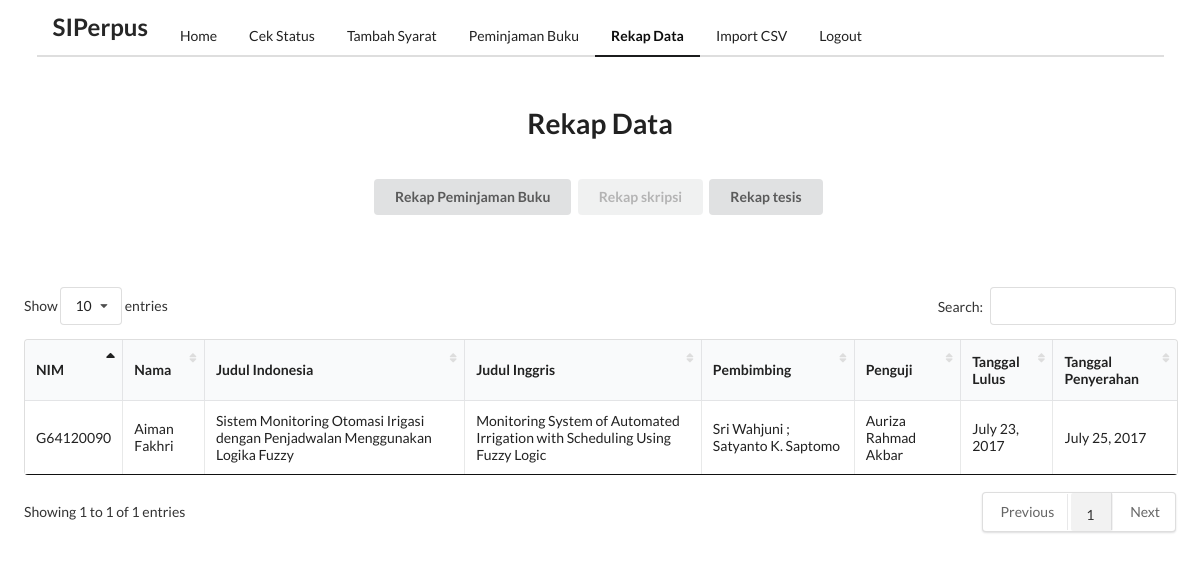
The app's page /rekap_data_skripsi/ with its own data.
### polls/models.py (models this page shows, shortened)
class Skripsi(models.Model):
	judul_IND = models.CharField(max_length=200)
	judul_ENG = models.CharField(max_length=200)
	nama_penulis = models.CharField(max_length=200)
	NIM = models.CharField(max_length=200)
	pembimbing = models.CharField(max_length=200)
	penguji = models.CharField(max_length=200)
	tanggal_lulus = models.DateTimeField(null=True, blank=True)
	tanggal_penyerahan = models.DateTimeField(null=True, blank=True)
	pub_date = models.DateTimeField(default=timezone.now())
	class Meta:
		db_table = u'polls_Skripsi'

### polls/views.py (the view)
# urls.py: url(r'^rekap_data_skripsi/$', views.rekap_data_skripsi.as_view(), name='rekap_data_skripsi'),
class rekap_data_skripsi(generic.ListView):
	model = Skripsi
	template_name = 'polls/rekap_data_skripsi.html'
	context_object_name = 'rekap_skripsi'
	def get_queryset(self):
		return Skripsi.objects.all().order_by("id")

### polls/templates/polls/rekap_data_skripsi.html (shortened to what this page needs)
<html>
{% load static %}
<head>
  <link rel="stylesheet" type="text/css" href="{% static 'semantic/semantic.min.css' %}">
  <link rel="stylesheet" type="text/css" href="{% static 'tables/dataTables.semanticui.min.css' %}">
  <link rel="stylesheet" type="text/css" href="{% static 'tables/jquery.dataTables.min.css' %}">
</head>
<body>
  <div class="ui  container">
    <div class="ui  secondary pointing menu">
      <div class="header item">
        <h2>SIPerpus</h2>
      </div>
      <a class="item" href="/">
                    Home
                    </a>
      <a class="item" href="/cek_status">
                    Cek Status
                    </a>
      <a class="item" href="/tambah_data">
                    Tambah Syarat
                    </a>
      <a class="item" href="/Peminjaman">
                    Peminjaman Buku
                    </a>
      <a class="active item">
                    Rekap Data
                    </a>
      <a class="item" href="/import_csv">
                    Import CSV
                    </a>
      <a class="item" href="/logout">
                        Logout
                    </a>
    </div>
  </div>
  <h1 class="ui center aligned header" style="padding:2%">Rekap Data</h1>
    <div  class="ui center aligned container" style="padding-bottom:4%">
      <button class="ui button" onclick="location.href='/rekap_data'"> Rekap Peminjaman Buku</button>
      <button class="ui button disabled">Rekap skripsi</button>
      <button class="ui button" onclick="location.href='/rekap_data_tesis'">Rekap tesis</button>
    </div>
     <div style="padding:2%">
    <table id="rekap" class="ui celled table" cellspacing="0" width="100%">
      <thead>
        <tr>
          <th>NIM</th>
          <th>Nama</th>
          <th>Judul Indonesia</th>
          <th>Judul Inggris</th>
          <th>Pembimbing</th>
          <th>Penguji</th>
          <th>Tanggal Lulus</th>
          <th>Tanggal Penyerahan</th>
        </tr>
      </thead>
      <tbody>
        {% for p in rekap_skripsi %}
        <tr>
          <td>{{p.NIM.upper}}</td>
          <td>{{p.nama_penulis}}</td>
          <td>{{p.judul_IND}}</td>
          <td>{{p.judul_ENG}}</td>
          <td>{{p.pembimbing}}</td>
          <td>{{p.penguji}}</td>
          <td>{{p.tanggal_lulus.date}}</td>
          <td>{{p.tanggal_penyerahan.date}}</td>
        </tr>
        {% endfor %}
      </tbody>
    </table>
  </div>
</body>
</html>

### records on screen
Skripsi: NIM "G64120090", nama_penulis "Aiman Fakhri", judul_IND "Sistem Monitoring Otomasi Irigasi dengan Penjadwalan Menggunakan Logika Fuzzy", judul_ENG "Monitoring System of Automated Irrigation with Scheduling Using Fuzzy Logic", pembimbing "Sri Wahjuni ; Satyanto K. Saptomo", penguji "Auriza Rahmad Akbar", tanggal_lulus "July 23, 2017", tanggal_penyerahan "July 25, 2017"
